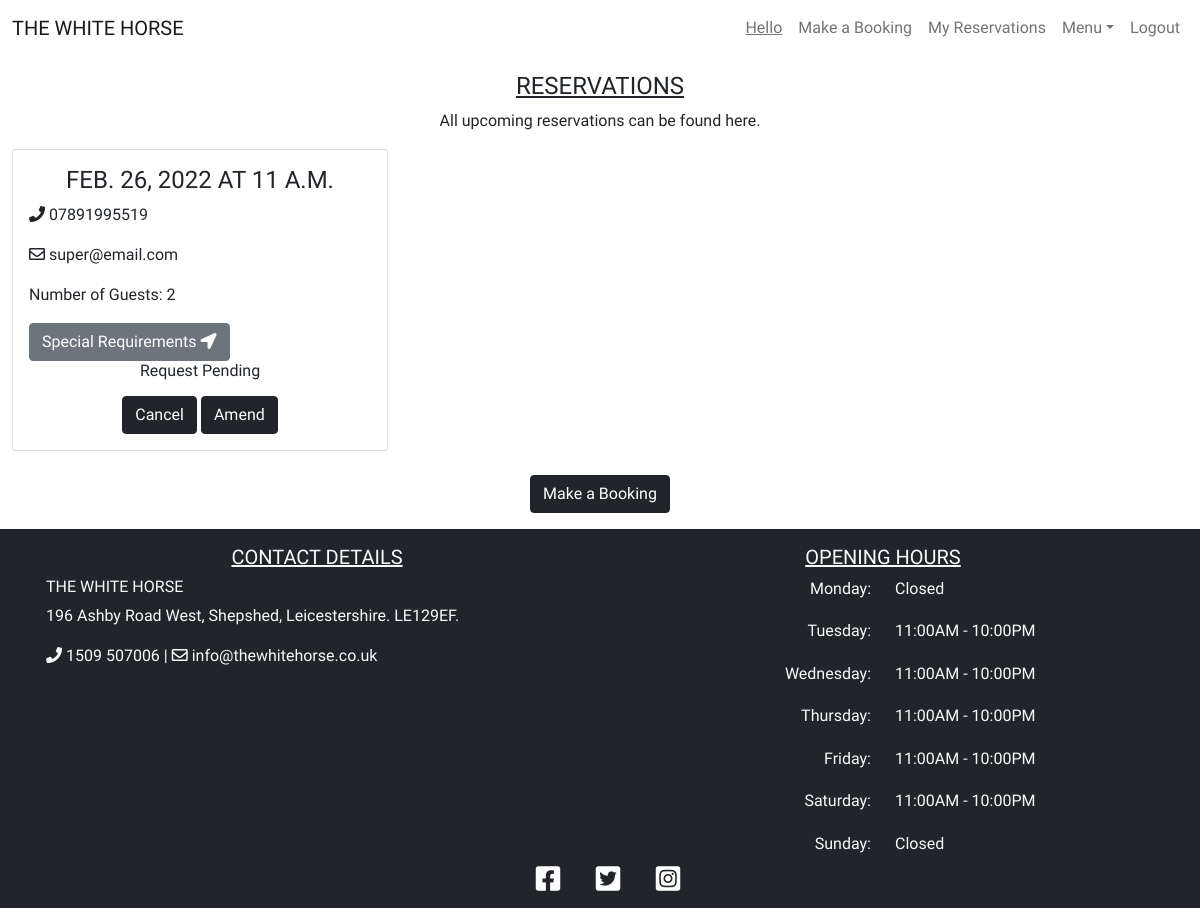
/reservations (signed in), run on an earlier commit of the app's database.
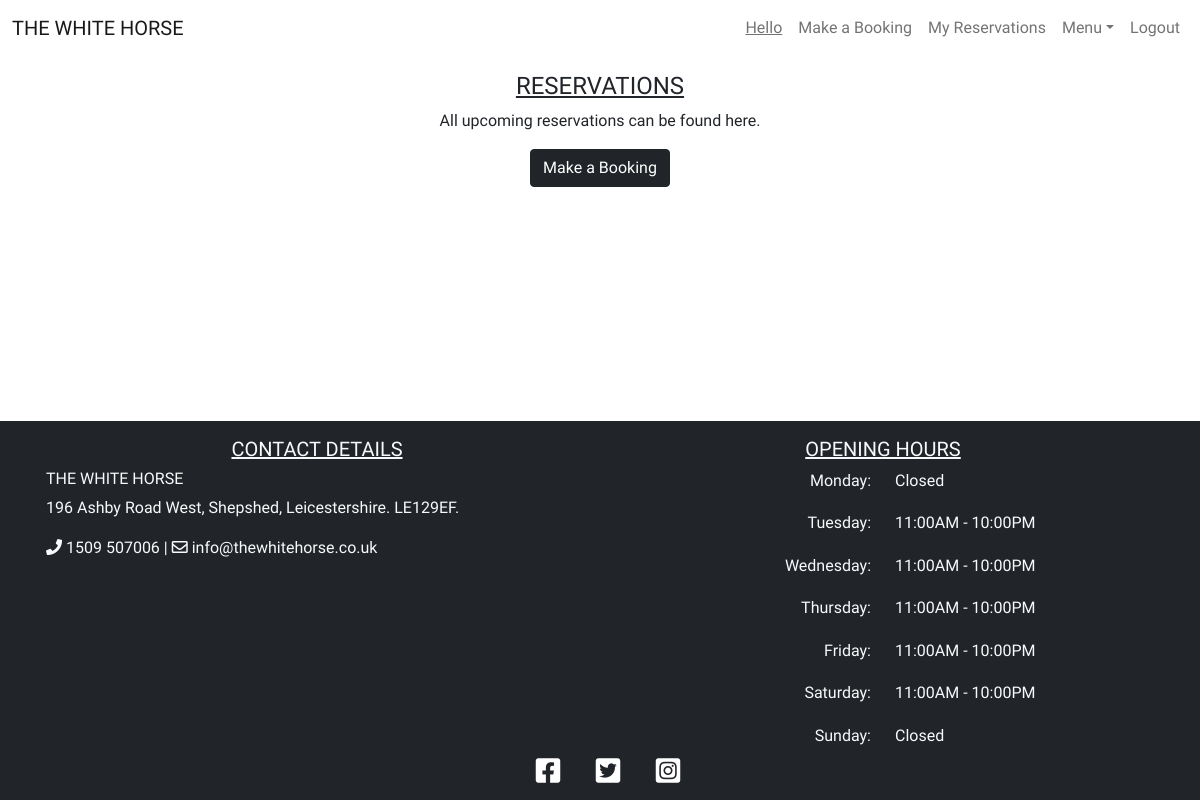
And on a later commit of the database.
### booking/models.py (models this page shows, shortened)
class Booking(models.Model):
    user = models.ForeignKey(User, on_delete=models.CASCADE)
    lead = models.CharField(max_length=200, blank=False)
    email = models.CharField(max_length=200, blank=False)
    phoneNumberRegex = RegexValidator(regex=r'^\+?1?\d{9,15}$')
    mobile = models.CharField(
        validators=[phoneNumberRegex], max_length=16, blank=False
        )
    date = models.DateField(blank=False)
    time = models.TimeField(blank=False)
    notes = models.TextField(max_length=200)
    guests = models.PositiveIntegerField(blank=False)
    status = models.IntegerField(choices=STATUS, default=0)
    class Meta:
        ordering = ['-date']
        constraints = [
            models.UniqueConstraint(
                fields=['user', 'date', 'time'], name='unique_booking'
            ), ]

### booking/views.py (the view)
# urls.py: path('reservations', views.ReservationList.as_view(), name='reservations'),
class ReservationList(generic.ListView):
    model = Booking
    def sort(self, bookings):
        if bookings.date >= datetime.date.today():
            return True
        else:
            return False
    def get(self, request, *args, **kwargs):
        if request.user.is_authenticated:
            bookings = Booking.objects.filter(user=request.user)
            reservations = filter(self.sort, bookings)
            return render(
                request, 'reservations.html',
                {
                    'reservations': reservations,
                },
            )
        else:
            return redirect(reverse("account_login"))

### booking/mapbox_context_processor.py (called while the page is built)
def mapbox_renderer(_request):
    return {
       'google_maps': settings.GOOGLE_MAPS
    }

### templates/reservations.html (shortened to what this page needs)
{% extends "base.html" %}
{% block content %}
<div class="container-fluid mb-3">
    <div class="row">
        <div class="col-12 mt-3 left">
            <h4 class="page-heading text-center">Reservations</h4>
            <p class="text-center">All upcoming reservations can be found here.</p>
            <div class="row">
                {% for reservation in reservations %}
                <div class="col-md-4">
                    <div class="card mb-4">
                        <div class="card-body">
                            <h4 class='card-title text-uppercase text-center'>{{ reservation.date }} at
                                {{ reservation.time }}</h4>
                            <div class='card-text'>
                                <p><i class="fas fa-phone"></i> {{ reservation.mobile }}</p>
                                <p><i class="far fa-envelope"></i> {{ reservation.email }}</p>
                                <p>Number of Guests: {{ reservation.guests }}</p>
                                <button data-bs-toggle='modal' data-bs-target='#notes' class="btn btn-secondary">Special
                                    Requirements <i class="fas fa-location-arrow"></i></button>
                                <div class='text-center h6'>
                                    {% if reservation.status == 1 %}
                                    <p>Reservation Accepted</p>
                                    {% elif reservation.status == 2 %}
                                    <p>Reservation Declined</p>
                                    {% else %}
                                    <p>Request Pending</p>
                                    {% endif %}
                                </div>
                            </div>
                            <div class='text-center'>
                                <button data-bs-toggle='modal' data-bs-target='#cancel' class="btn btn-dark">Cancel</button>
                                <a class="btn btn-dark" href="/amend/{{ reservation.id }}">Amend</a>
                            </div>
                        </div>
                    </div>
                </div>
                    {% endfor %}
                </div>
        </div>
        <a href="{% url 'booking' %}" class="text-center"><button class="btn btn-dark">Make a Booking</button></a>
    </div>
</div>
{% endblock %}

### templates/base.html (shortened to what this page needs)
{% load static %}
<!DOCTYPE html>
<html lang="en">
<head>
    <link rel="stylesheet" href="https://cdnjs.cloudflare.com/ajax/libs/font-awesome/5.15.3/css/all.min.css">
    <link href="https://cdn.jsdelivr.net/npm/bootstrap@5.0.1/dist/css/bootstrap.min.css" rel="stylesheet"
>
    <link rel="stylesheet" href="{% static 'css/style.css' %}">
</head>
<body class="site">
    <header>
        <nav class="navbar sticky-top navbar-expand-lg navbar-light">
            <div class="container-fluid">
                <a class="navbar-brand text-uppercase" href="{% url 'index' %}">The White Horse</a>
                <div class="collapse navbar-collapse" id="navbarNav">
                    <ul class="navbar-nav ms-auto">
                        {% if user.is_authenticated %}
                        <li class="nav-item">
                            <a class="nav-link" href="{% url 'index' %}"><u>Hello {{ user.first_name }} {{ user.last_name }}</u></a>
                        </li>
                        <li class="nav-item">
                            <a class="nav-link" href="{% url 'booking' %}">Make a Booking</a>
                        </li>
                        <li class="nav-item">
                            <a class="nav-link" href="{% url 'reservations' %}">My Reservations</a>
                        </li>
                        {% else %}
                        <li class="nav-item">
                            <a class="nav-link" href="{% url 'account_signup' %}">Make a Booking</a>
                        </li>
                        {% endif %}
                        <li class="nav-item dropdown">
                            <a href="#" class="nav-link dropdown-toggle" data-bs-toggle="dropdown">Menu</a>
                        </li>
                        {% if user.is_authenticated %}
                        <li class="nav-item">
                            <a class="nav-link" href="{% url 'account_logout' %}">Logout</a>
                        </li>
                        {% endif %}
                    </ul>
                </div>
            </div>
        </nav>
    </header>
    <main class="site-content">
        {% block content %}
        {% endblock content %}
    </main>
    <footer class="footer bg-dark text-light text-lg-start text-center">
        <div class="container p-3">
            <div class="row">
                <div class="col-lg-6 col-md-12 mb-4 mb-md-0">
                    <h5 class="text-uppercase text-center"><u>Contact Details</u></h5>
                    <h6 class="text-uppercase">The White Horse</h6>
                    <p>
                        196 Ashby Road West, Shepshed, Leicestershire. LE129EF.
                    </p>
                    <p>
                        <i class="fas fa-phone"></i> 1509 507006 | <i class="far fa-envelope"></i> info@thewhitehorse.co.uk
                    </p>
                    <div class="row p-1">
                        <div id='map'></div>
                    </div>
                </div>
                <div class="col-lg-6 col-md-12 mb-4 mb-md-0">
                    <h5 class="text-uppercase text-center"><u>Opening Hours</u></h5>
                    <div class="row hours-outer">
                        <div class="col hours-inner">
                            <ul class="text-lg-end text-center list-unstyled">
                                <li>
                                    Monday:
                                </li>
                                <li>
                                    Tuesday:
                                </li>
                                <li>
                                    Wednesday:
                                </li>
                                <li>
                                    Thursday:
                                </li>
                                <li>
                                    Friday:
                                </li>
                                <li>
                                    Saturday:
                                </li>
                                <li>
                                    Sunday:
                                </li>
                            </ul>
                        </div>
                        <div class="col hours-inner">
                            <ul class="list-unstyled">
                                <li>
                                    Closed
                                </li>
                                <li>
                                    11:00AM - 10:00PM
                                </li>
                                <li>
                                    11:00AM - 10:00PM
                                </li>
                                <li>
                                    11:00AM - 10:00PM
                                </li>
                                <li>
                                    11:00AM - 10:00PM
                                </li>
                                <li>
                                    11:00AM - 10:00PM
                                </li>
                                <li>
                                    Closed
                                </li>
                            </ul>
                        </div>
                    </div>
                </div>
            </div>
        </div>
        <div class="text-center">
            <a href="https://en-gb.facebook.com/" target="_blank" rel="noopener" class="badge badge-light"
                aria-label="visit our Facebook page (opens in a new tab)"><i
                    class="fab fa-facebook-square ms-3 h3"></i></a>
            <a href="https://twitter.com/" target="_blank" rel="noopener" class="badge badge-light"
                aria-label="visit our Twitter page (opens in a new tab)"><i
                    class="fab fa-twitter-square ms-3 h3"></i></a>
            <a href="https://www.instagram.com/" target="_blank" rel="noopener" class="badge badge-light"
                aria-label="visit our Instagram page (opens in a new tab)"><i
                    class="fab fa-instagram-square ms-3 h3"></i></a>
        </div>
    </footer>
</body>
</html>

### static/css/style.css (style rules this page uses)
body { background-color: white; font-family: 'Roboto Condensed', sans-serif; }
.page-heading { text-transform: uppercase; text-decoration: underline; }
header { background-color: white; }
.site { display: flex; min-height: 100vh; flex-direction: column; }
.site-content { flex: 1; width: 100%; height: 100%; }
#map { width: 100%; height: 150px; border-radius: 25px; }
.hours-outer { height: 100%; }
.hours-inner ul { height: 100%; display: flex; flex-direction: column; }
.hours-inner li { flex: 1; }

What changed in the data, as far as the page shows it:
removed Booking: date "FEB. 26, 2022", time "11 A.M.", mobile "07891995519", email "super@email.com", guests "2", status "Request Pending"
